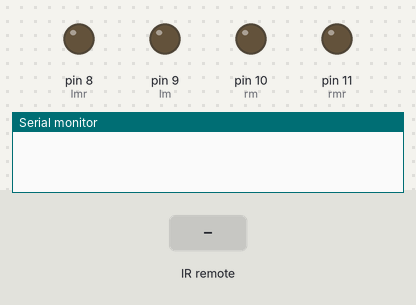
This sketch was run on a simulated Arduino Uno, built with avr-gcc and run on an emulated ATmega328P. Shown: output pins drawn as LEDs (lit = HIGH), the last lines printed to the serial monitor. The inputs (shaded band) are chosen by the test bench.

Above: at 1.2 s.
1.3 s: infrared code 0xE718FF00 received
At 2.4 s:
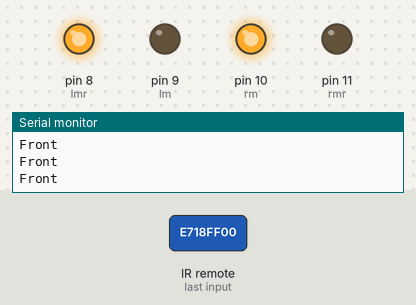
2.8 s: infrared code 0xAD52FF00 received
At 3.9 s:
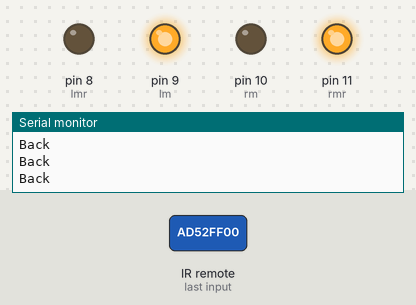
4.3 s: infrared code 0xF708FF00 received
At 5.0 s:
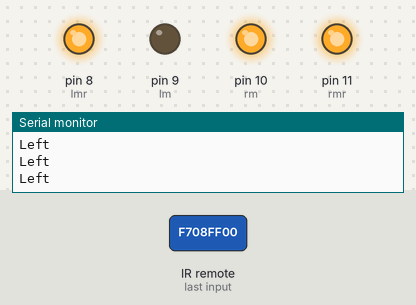
5.8 s: infrared code 0xA55AFF00 received
At 7.0 s:
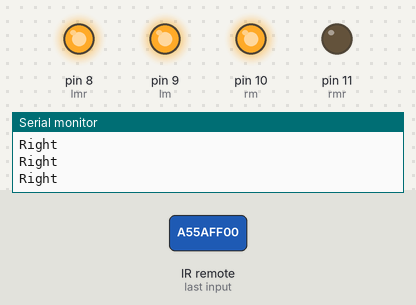
7.3 s: infrared code 0xE31CFF00 received
At 8.3 s:
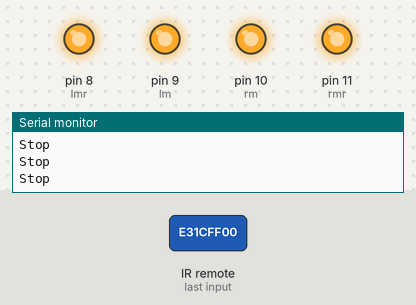
Timing chart, 0 to 9.8 s (numbered marks = the images above; inputs shaded):
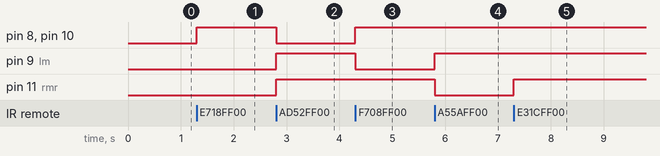

The sketch:

IRRemote.ino
```cpp
#include <IRremote.h>

int lm=9;//pin 9 of arduino to pin 7 of l293d
int lmr=8;//pin 8 of arduino to pin 2 of l293d
int rm=10;//pin 10 of arduino to pin 10 of l293d
int rmr=11;//pin 11 of arduino to pin 15 of l293d

int RECV_PIN = 7;//pin 6 of arduino to data pin of ir receiver

void setup()
{
  pinMode(lm,OUTPUT);
  pinMode(lmr,OUTPUT);
  pinMode(rm,OUTPUT);
  pinMode(rmr,OUTPUT);
  Serial.begin(9600);
  IrReceiver.begin(RECV_PIN, ENABLE_LED_FEEDBACK); // Start the receiver
}

void loop()
{
  if (IrReceiver.decode())
    {
     //Serial.println(IrReceiver.decodedIRData.decodedRawData, HEX);
     IrReceiver.resume(); // Receive the next value
    }
   //bot moves front
    if(IrReceiver.decodedIRData.decodedRawData==0xE718FF00)
    {
      digitalWrite(lm,LOW);
      digitalWrite(lmr,HIGH);
      digitalWrite(rm,HIGH);
      digitalWrite(rmr,LOW);
      Serial.println("Front");
    }
    //bot moves back
    if(IrReceiver.decodedIRData.decodedRawData==0xAD52FF00)
    {
      digitalWrite(lm,HIGH);
      digitalWrite(lmr,LOW);
      digitalWrite(rm,LOW);
      digitalWrite(rmr,HIGH);
      Serial.println("Back");
    }
    //bot moves left
     if(IrReceiver.decodedIRData.decodedRawData==0xF708FF00)
    {
      digitalWrite(lm,LOW);
      digitalWrite(lmr,HIGH);
      digitalWrite(rm,HIGH);
      digitalWrite(rmr,HIGH);
      Serial.println("Left");
    }
    //bot moves right
     if(IrReceiver.decodedIRData.decodedRawData==0xA55AFF00)
    {
      digitalWrite(lm,HIGH);
      digitalWrite(lmr,HIGH);
      digitalWrite(rm,HIGH);
      digitalWrite(rmr,LOW);
      Serial.println("Right");
    }
    //bot stops
    if(IrReceiver.decodedIRData.decodedRawData==0xE31CFF00)
    {
      digitalWrite(lm,HIGH);
      digitalWrite(lmr,HIGH);
      digitalWrite(rm,HIGH);
      digitalWrite(rmr,HIGH);
      Serial.println("Stop");
    }
}
```

Measured:
- after the input at 1.3 s, pin 8 (lmr), pin 10 (rm): LOW → HIGH at once
- after the input at 2.8 s, pin 8 (lmr), pin 10 (rm): HIGH → LOW at once; pin 9 (lm), pin 11 (rmr): LOW → HIGH at once
- after the input at 4.3 s, pin 8 (lmr), pin 10 (rm): LOW → HIGH at once; pin 9 (lm): HIGH → LOW at once
- after the input at 5.8 s, pin 9 (lm): LOW → HIGH at once; pin 11 (rmr): HIGH → LOW at once
- after the input at 7.3 s, pin 11 (rmr): LOW → HIGH at once
